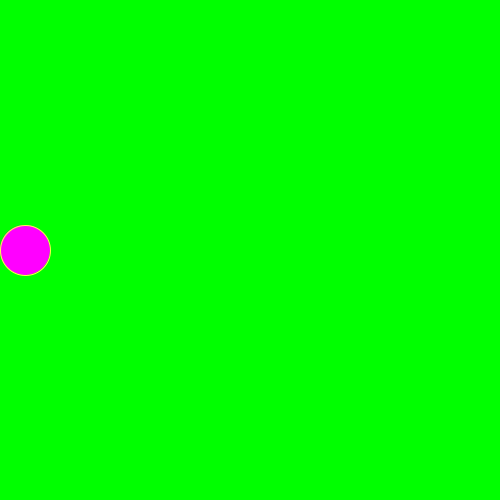
Frame 1 (no input)
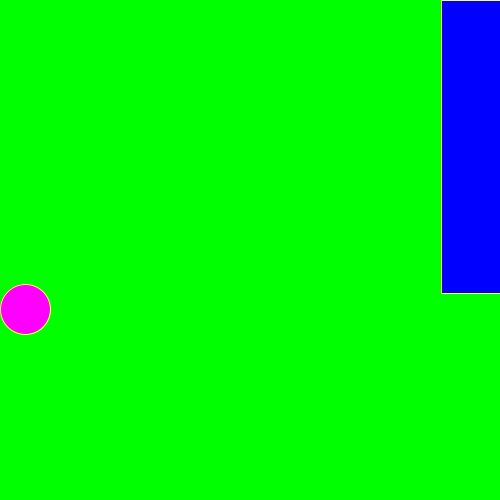
Frame 60 (the mouse pressed at the canvas centre just before this capture)
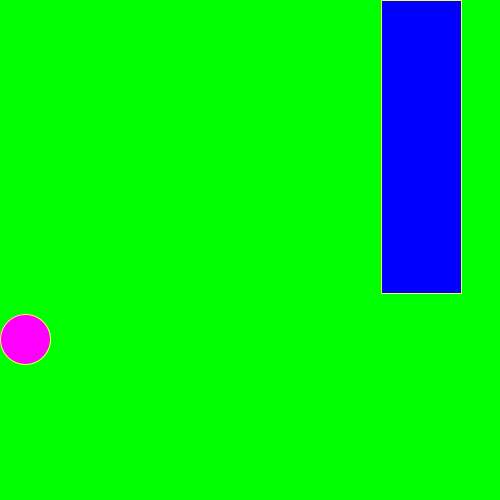
Frame 120 (the mouse held since frame 60 and released just before this capture)

The Processing sketch that drew these frames (run headless with seeded random() and noise(); from frame 60 on, the mouse is pressed at the canvas centre):

// Processing sketch: Flappy
// ── Flappy.pde
int x=25;
int y=250;
int birdYVelocity = 30;
int gravity = 1;
int rectX=500;
int rectY=0;
int upperPipeHeight = (int) random(100, 400);
void setup(){
size(500,500);
}
void draw(){
  background(0,255,0);
  fill(255,0,255);
  stroke(255, 255, 74);
  ellipse(x,y,50,50);
    fill(0,0,255);
    rect(rectX, rectY, 80, upperPipeHeight);
    rectX--;
    y=y+gravity;
    if (rectX<-80){
      rectX=500;
    }
  }
  void mousePressed(){
     y=y-birdYVelocity;

}
